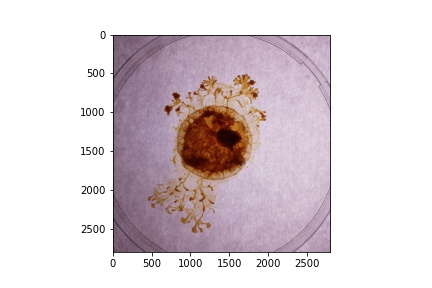
#> input picture images-originals/sharpenplt.jpg, 432 x 288 px, given in place of tl10-168.jpg, which was not available
$ jupyter execute --allow-errors image-processing-v1-clean.ipynb   (shell and % lines are left out)   (text cells are left out)
#> lines starting #> are read from the running program, lines starting #| are printed output that depends on the picture; pictures that were not available may be replaced by others from this repository, and a replacement may not be noted
[cell 1]
import matplotlib.image as mpimg
import cv2
import numpy as np
from matplotlib import pyplot as plt

[cell 2]
#access images - to adapt
# to work directly on the image that is being recorded
%cd images-originals/
img_path = 'tl10-168.jpg'
orig_img = cv2.imread(img_path)
#> orig_img is the input picture: shape (288, 432, 3); mean B, G, R 215.4, 211, 221.4
# plt.imshow(orig_img)

#> (a cell that did not finish here is left out)

[cell 4]
#contour - edge detection and drawing
#to test : is it too heavy to run on RaspPi ?
"""
Canny:
The Process of Canny edge detection algorithm can be broken down to 5 different steps:
1. Apply Gaussian filter to smooth the image in order to remove the noise
2. Find the intensity gradients of the image
3. Apply non-maximum suppression to get rid of spurious response to edge detection
4. Apply double threshold to determine potential edges (supplied by the user)
5. Track edge by hysteresis: Finalize the detection of edges by suppressing all the other edges that
are weak and not connected to strong edges.
"""
#Autocanny
sigma = 0.3
#> (the rest of this cell did not finish here and is left out)

[cell 5]
from __future__ import print_function
from builtins import input
import cv2 as cv
import numpy as np
import argparse

# [5 lines of commented-out code are left out]
image = orig_img
if image is None:
    print('Could not open or find the image: ', args.input)
    exit(0)
new_image = np.zeros(image.shape, image.dtype)

# Initialize values
print(' Basic Linear Transforms ')
print('-------------------------')

new_image = orig_img
alpha = 1   #contrast
beta = 70   #brightness
img_len = image.shape[1]
#> img_len = 432

# Linear gradient to adjust brightness
# Do the operation new_image(i,j) = alpha*image(i,j) + beta
#accessing each pixel separately
for y in range(image.shape[0]):
    for x in range(0, image.shape[1]):
        beta_x = beta - ((x+1)*beta/img_len)
        new_image[y,x] = np.clip(alpha*image[y,x] + beta_x, 0, 255)
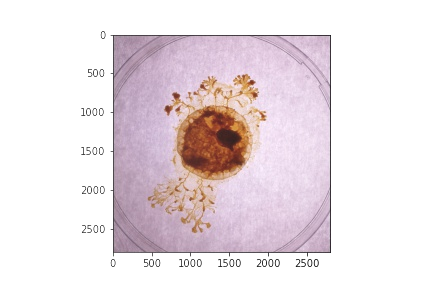
#> new_image: shape (288, 432, 3); mean B, G, R 228.6, 224.2, 234.6
#cv.imshow('Original Image', image)
#cv.imshow('New Image', new_image)

# create figure
fig = plt.figure(figsize=(20, 7))
rows = 1
columns = 2
# Adds a subplot at the 1st position
fig.add_subplot(rows, columns, 1)
plt.imshow(orig_img, cmap='gray')
plt.axis('off')
plt.title("original")
# Adds a subplot at the 1st position
fig.add_subplot(rows, columns, 2)
plt.imshow(new_image, cmap='gray')
plt.axis('off')
plt.title("adjusted")

# Wait until user press some key
#cv.waitKey()
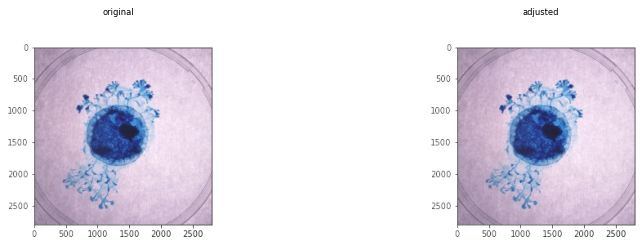
#> figure drawn by matplotlib, 2 panels; B, G, R data is drawn as R, G, B

[cell 6]
# Radial gradient to adjust brightness
# seems to work but very slow, is there a way to optimize it ?

import numpy as np
import cv2


#reading the image
input_image = cv2.imread('food.jpeg')

#resizing the image according to our need
# resize() function takes 2 parameters,
# the image and the dimensions
input_image = cv2.resize(input_image, (480, 480))
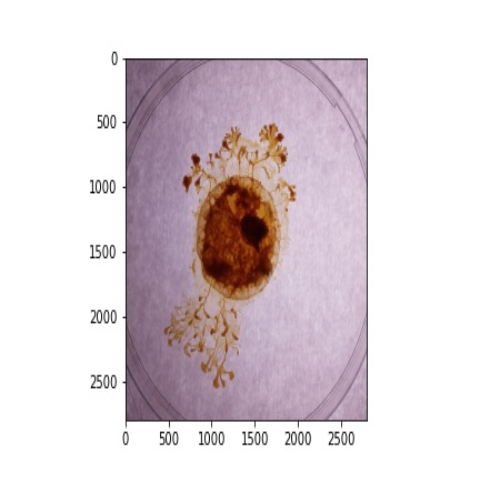
#> input_image: shape (480, 480, 3); mean B, G, R 215.4, 211, 221.4

# Extracting the height and width of an image
rows, cols = input_image.shape[:2]
#> rows = 480; cols = 480

# generating vignette mask using Gaussian
# resultant_kernels
X_resultant_kernel = cv2.getGaussianKernel(cols,200)
Y_resultant_kernel = cv2.getGaussianKernel(rows,200)

#generating resultant_kernel matrix
resultant_kernel = Y_resultant_kernel * X_resultant_kernel.T

#creating mask and normalising by using np.linalg
# function
mask = 255 * resultant_kernel / np.linalg.norm(resultant_kernel)
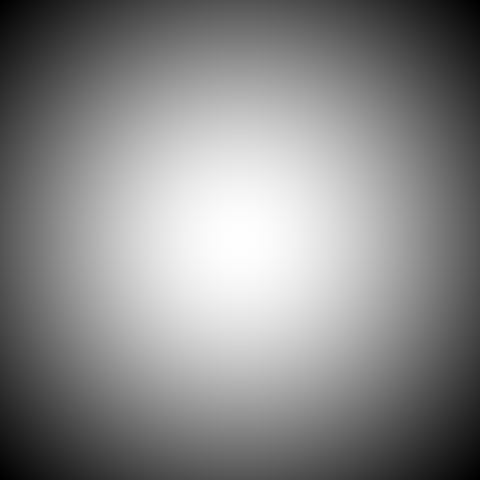
#> resultant_kernel: shape (480, 480) float64; min 1.6e-06, max 6.71e-06, mean 4.34e-06; drawn with min black and max white
output = np.copy(input_image)

# applying the mask to each channel in the input image
for i in range(3):
    output[:,:,i] = output[:,:,i] * mask
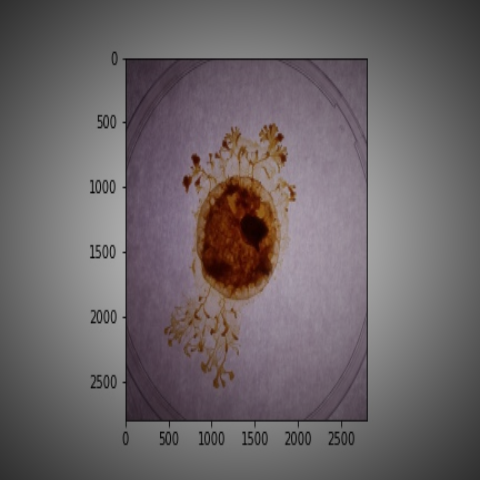
#> output: shape (480, 480, 3); mean B, G, R 103.7, 101.1, 108.1

#displaying the original image
cv2.imshow('Original', input_image)

#displaying the vignette filter image
cv2.imshow('VIGNETTE', output)

# Maintain output window utill
# user presses a key
cv2.waitKey(0)

# Destroying present windows on screen
cv2.destroyAllWindows()
